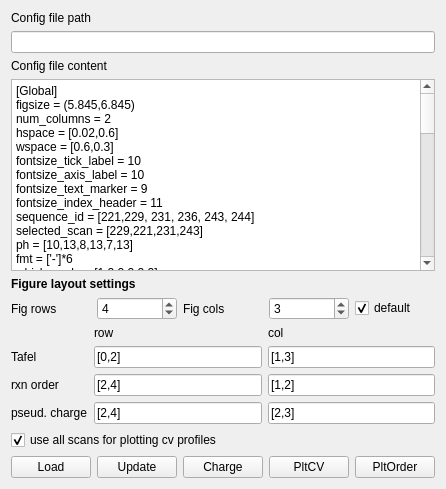
          <widget class="QWidget" name="tab_9">
           <attribute name="title">
            <string>CV setup</string>
           </attribute>
           <layout class="QVBoxLayout" name="verticalLayout_8">
            <item>
             <widget class="QLabel" name="label_27">
              <property name="text">
               <string>Config file path</string>
              </property>
             </widget>
            </item>
            <item>
             <widget class="QLineEdit" name="lineEdit_cv_config_path"/>
            </item>
            <item>
             <widget class="QLabel" name="label_28">
              <property name="text">
               <string>Config file content</string>
              </property>
             </widget>
            </item>
            <item>
             <widget class="QPlainTextEdit" name="plainTextEdit_cv_config">
              <property name="plainText">
               <string>[Global]
figsize = (5.845,6.845)
num_columns = 2
hspace = [0.02,0.6]
wspace = [0.6,0.3]
fontsize_tick_label = 10
fontsize_axis_label = 10
fontsize_text_marker = 9
fontsize_index_header = 11
sequence_id = [221,229, 231, 236, 243, 244]
selected_scan = [229,221,231,243]
ph = [10,13,8,13,7,13]
fmt = ['-']*6
which_cycle = [1,2,2,2,2,2]
color = ['g','r','blue','r','m','r']
method = ['extract_cv_file_fouad']*6
pot_range = [[1.05,1.57],[1.05,1.57],[1.05,1.57],[1.05,1.57],[1.05,1.57],[1.05,1.57]]
cv_scale_factor = [30,30,30,30,30,30]
scale_factor_text_pos = [(1.35,2.0),(1.3,3.2),(1.3,2.2),(1.4,3.2),(1.3,2.2),(1.4,3.2)]
#offset coordinates wrt the top left corner
index_header_pos_offset_cv = [-0.4,0.1] 
index_header_pos_offset_tafel = [-0.09,0.] 
index_header_pos_offset_order = [-2.5,0.0] 
cv_bounds_pot = '[1,1.9]+[1, 1.2, 1.4, 1.6,1.8]+0.1+1+{: 4.1f}+set_xlim'
cv_bounds_current = '[-1.2,6.2]+[0, 2, 4, 6]+1+4+{: 4.2f}+set_ylim'
cv_show_tick_label_x = [False, False, False, False, True, False]
cv_show_tick_label_y = [True, True, True, True, True, True]
tafel_bounds_pot = '[1.55,1.85]+[1.6, 1.7,1.8]+0.01+4+{: 4.2f}+set_xlim'
tafel_bounds_current = '[0.1,6]+[0.1,1]+0.01+9+{: 4.1f}+set_ylim'
tafel_show_tick_label_x_y = [True, True]
order_bounds_ph = '[7,13]+[7,8,10,13]+1+0+{: 4.0f}+set_xlim'
order_bounds_y = '[1.65,1.8]+[1.65,1.7,1.75,1.8]+0.03+4+{: 3.2f}+set_ylim'
order_show_tick_label_x_y = [True, True]
cv_spike_cut = [0.002]*6
scan_rate = [0.005]*6
resistance = [80,70,40,50,90,50]
#resistance = [80,0,40,0,90,0]
#pot_starts_tafel = [1.62,1.6,1.72,1.6,1.75,1.6]
pot_starts_tafel = [1.6,1.58,1.7,1.58,1.7,1.59]
pot_ends_tafel = [1.75,1.67,1.85,1.668,1.83,1.67]
potential_reaction_order = 1.65
current_reaction_order = 1
reaction_order_mode = 'constant_current'
current_filter_length = 19
current_filter_order = 0
cv_folder = '/Users/canrong/Documents/I20180835_Jul_2019_CVs'
path = ['048_S221_CV','054_S229_CV','057_S231_CV','060_S236_CV','064_S243_CV','065_S244_CV']</string>
              </property>
             </widget>
            </item>
            <item>
             <widget class="QLabel" name="label_46">
              <property name="font">
               <font>
                <weight>75</weight>
                <bold>true</bold>
               </font>
              </property>
              <property name="text">
               <string>Figure layout settings</string>
              </property>
             </widget>
            </item>
            <item>
             <layout class="QHBoxLayout" name="horizontalLayout_23">
              <item>
               <widget class="QLabel" name="label_38">
                <property name="text">
                 <string>Fig rows</string>
                </property>
               </widget>
              </item>
              <item>
               <widget class="QSpinBox" name="spinBox_rows">
                <property name="value">
                 <number>4</number>
                </property>
               </widget>
              </item>
              <item>
               <widget class="QLabel" name="label_39">
                <property name="text">
                 <string>Fig cols</string>
                </property>
               </widget>
              </item>
              <item>
               <widget class="QSpinBox" name="spinBox_cols">
                <property name="value">
                 <number>3</number>
                </property>
               </widget>
              </item>
              <item>
               <widget class="QCheckBox" name="checkBox_default">
                <property name="text">
                 <string>default</string>
                </property>
                <property name="checked">
                 <bool>true</bool>
                </property>
               </widget>
              </item>
             </layout>
            </item>
            <item>
             <layout class="QGridLayout" name="gridLayout_2">
              <item row="1" column="0">
               <widget class="QLabel" name="label_40">
                <property name="text">
                 <string>Tafel</string>
                </property>
               </widget>
              </item>
              <item row="0" column="1">
               <widget class="QLabel" name="label_44">
                <property name="sizePolicy">
                 <sizepolicy hsizetype="Fixed" vsizetype="Fixed">
                  <horstretch>0</horstretch>
                  <verstretch>0</verstretch>
                 </sizepolicy>
                </property>
                <property name="text">
                 <string>row</string>
                </property>
               </widget>
              </item>
              <item row="3" column="0">
               <widget class="QLabel" name="label_42">
                <property name="text">
                 <string>pseud. charge</string>
                </property>
               </widget>
              </item>
              <item row="2" column="0">
               <widget class="QLabel" name="label_41">
                <property name="text">
                 <string>rxn order</string>
                </property>
               </widget>
              </item>
              <item row="0" column="2">
               <widget class="QLabel" name="label_45">
                <property name="sizePolicy">
                 <sizepolicy hsizetype="Fixed" vsizetype="Fixed">
                  <horstretch>0</horstretch>
                  <verstretch>0</verstretch>
                 </sizepolicy>
                </property>
                <property name="text">
                 <string>col</string>
                </property>
               </widget>
              </item>
              <item row="1" column="1">
               <widget class="QLineEdit" name="lineEdit_row_tafel">
                <property name="text">
                 <string>[0,2]</string>
                </property>
               </widget>
              </item>
              <item row="1" column="2">
               <widget class="QLineEdit" name="lineEdit_col_tafel">
                <property name="text">
                 <string>[1,3]</string>
                </property>
               </widget>
              </item>
              <item row="2" column="1">
               <widget class="QLineEdit" name="lineEdit_row_rxn_order">
                <property name="text">
                 <string>[2,4]</string>
                </property>
               </widget>
              </item>
              <item row="2" column="2">
               <widget class="QLineEdit" name="lineEdit_col_rxn_order">
                <property name="text">
                 <string>[1,2]</string>
                </property>
               </widget>
              </item>
              <item row="3" column="1">
               <widget class="QLineEdit" name="lineEdit_row_charge">
                <property name="text">
                 <string>[2,4]</string>
                </property>
               </widget>
              </item>
              <item row="3" column="2">
               <widget class="QLineEdit" name="lineEdit_col_charge">
                <property name="text">
                 <string>[2,3]</string>
                </property>
               </widget>
              </item>
             </layout>
            </item>
            <item>
             <widget class="QCheckBox" name="checkBox_use_all">
              <property name="text">
               <string>use all scans for plotting cv profiles</string>
              </property>
              <property name="checked">
               <bool>true</bool>
              </property>
             </widget>
            </item>
            <item>
             <layout class="QHBoxLayout" name="horizontalLayout_20">
              <item>
               <widget class="QPushButton" name="pushButton_load_cv_config">
                <property name="text">
                 <string>Load</string>
                </property>
               </widget>
              </item>
              <item>
               <widget class="QPushButton" name="pushButton_update_cv_config">
                <property name="text">
                 <string>Update</string>
                </property>
               </widget>
              </item>
              <item>
               <widget class="QPushButton" name="pushButton_cal_charge_2">
                <property name="text">
                 <string>Charge</string>
                </property>
               </widget>
              </item>
              <item>
               <widget class="QPushButton" name="pushButton_plot_cv">
                <property name="text">
                 <string>PltCV</string>
                </property>
               </widget>
              </item>
              <item>
               <widget class="QPushButton" name="pushButton_plot_reaction_order">
                <property name="text">
                 <string>PltOrder</string>
                </property>
               </widget>
              </item>
             </layout>
            </item>
           </layout>
          </widget>
